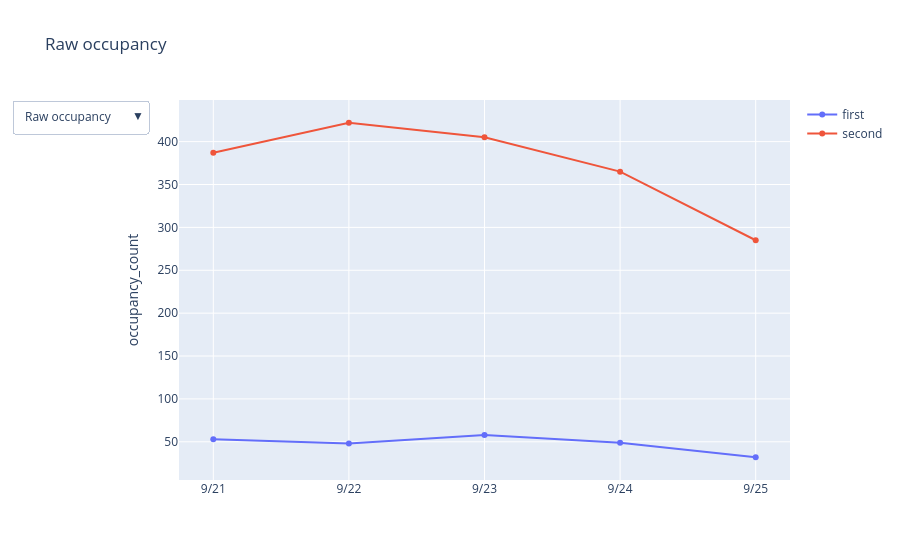

Notebook code for this chart:
### Code cell
import plotly.graph_objects as go

fig = go.Figure()

for floor in ["first", "second"]:
    d = df[df["floor"] == floor]
    fig.add_trace(go.Scatter(
        x=d["date"], y=d["occupancy_count"],
        mode="lines+markers", name=floor
    ))

for floor in ["first", "second"]:
    d = df[df["floor"] == floor]
    fig.add_trace(go.Scatter(
        x=d["date"], y=d["occupancy_index"],
        mode="lines+markers", name=floor,
        visible=False
    ))

fig.update_layout(
    title="Raw occupancy",
    yaxis_title="occupancy_count",
    updatemenus=[dict(
        buttons=[
            dict(
                label="Raw occupancy",
                method="update",
                args=[
                    {"visible": [True, True, False, False]},
                    {"title": "Raw occupancy",
                     "yaxis": {"title": "occupancy_count"}}
                ]
            ),
            dict(
                label="Occupancy index",
                method="update",
                args=[
                    {"visible": [False, False, True, True]},
                    {"title": "Occupancy index",
                     "yaxis": {"title": "Occupancy index (Monday = 100)"}}
                ]
            )
        ]
    )]
)

fig.show()

### Figure 1 — Plotly figure (JSON) as saved in the notebook; plotly's stock layout.template omitted (floating-point values rounded to 4 significant figures)
{"data": [{"mode": "lines+markers", "name": "first", "type": "scatter", "x": ["9/21", "9/22", "9/23", "9/24", "9/25"], "y": [53, 48, 58, 49, 32]}, {"mode": "lines+markers", "name": "second", "type": "scatter", "x": ["9/21", "9/22", "9/23", "9/24", "9/25"], "y": [387, 422, 405, 365, 285]}, {"mode": "lines+markers", "name": "first", "type": "scatter", "visible": false, "x": ["9/21", "9/22", "9/23", "9/24", "9/25"], "y": [100.0, 90.57, 109.4, 92.45, 60.38]}, {"mode": "lines+markers", "name": "second", "type": "scatter", "visible": false, "x": ["9/21", "9/22", "9/23", "9/24", "9/25"], "y": [100.0, 109.0, 104.7, 94.32, 73.64]}], "layout": {"title": {"text": "Raw occupancy"}, "updatemenus": [{"buttons": [{"args": [{"visible": [true, true, false, false]}, {"title": "Raw occupancy", "yaxis": {"title": "occupancy_count"}}], "label": "Raw occupancy", "method": "update"}, {"args": [{"visible": [false, false, true, true]}, {"title": "Occupancy index", "yaxis": {"title": "Occupancy index (Monday = 100)"}}], "label": "Occupancy index", "method": "update"}]}], "yaxis": {"title": {"text": "occupancy_count"}}}}
